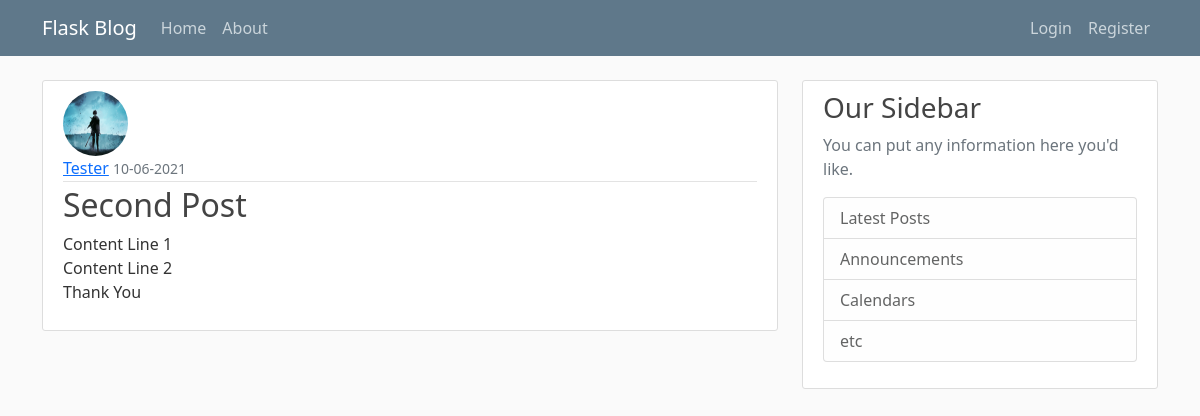
The page /post/2 on the database as committed earlier.
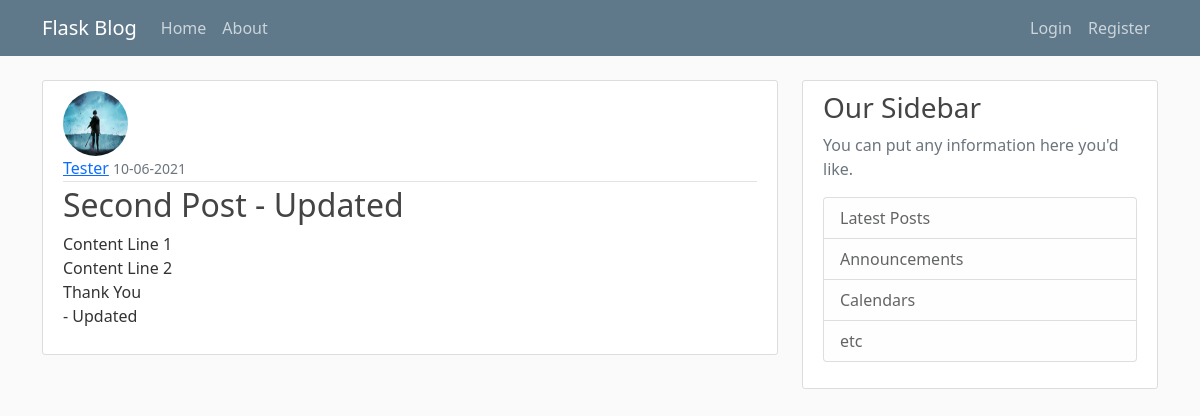
The same page on the database as committed later.
### flask_blog/models.py (models this page shows, shortened)
class Post(db.Model):
    id=db.Column(db.Integer, primary_key=True)
    title = db.Column(db.String(150), nullable=False)
    date_posted = db.Column(db.DateTime, nullable=False, default=datetime.utcnow)
    content = db.Column(db.Text, nullable=False)
    user_id = db.Column(db.Integer, db.ForeignKey('user.id'), nullable=False)

### flask_blog/routes.py (the view)
@app.route("/post/<int:post_id>")
def post(post_id):
    post = Post.query.get_or_404(post_id)
    return render_template('post.html', title=post.title, post = post)

### flask_blog/templates/post.html
{% extends "layout.html" %}
{% block content %}
    <article class="media content-section">
        <img class="rounded-circle article-img" src="{{ url_for('static', filename='profile_pics/'+post.author.image_file) }}">
        <div class="media-body">
        <div class="article-metadata">
            <a class="mr-2" href="#">{{ post.author.username }}</a>
            <small class="text-muted">{{ post.date_posted.strftime('%d-%m-%Y') }}</small>
        </div>
        <h2 class="article-title">{{ post.title }}</h2>
        <p class="article-content">{{ post.content }}</p>
        </div>
    </article>
{% endblock content %}

Rows that differ between the two databases and show on the page:
changed Post: title "Second Post" → "Second Post - Updated"; content "Content Line 1 Content Line 2 Thank You" → "Content Line 1 Content Line 2 Thank You - Updated"
